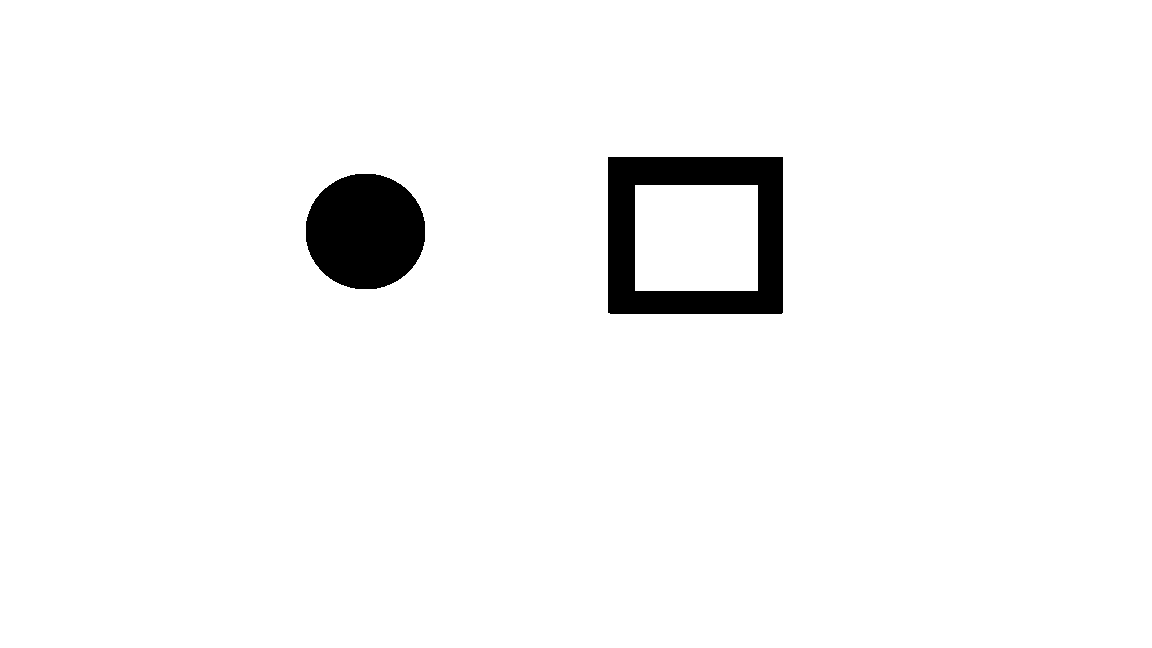
#> input picture leolab/opencv/demo/image_src/lunkuo2.png, 1152 x 648 px
$ python demo03_draw1.py   (older library calls are emulated)
#> lines starting #> are read from the running program, lines starting #| are printed output that depends on the picture; after the words box and inside, x2 and y2 are one past the last pixel; in counts of white or black regions, pixels touching at a corner belong together
import cv2
import numpy as np

# 图像轮廓


img_file = "../image_src/lunkuo2.png"

img = cv2.imread(img_file)
#> img is the input picture: shape (648, 1152, 3); 96.6% white; 2 black regions, box (x1, y1, x2, y2) and area: (608, 157, 783, 314) 14434, (306, 174, 425, 289) 10910
gray = cv2.cvtColor(img, cv2.COLOR_BGR2GRAY)
# cv2.imshow("gray", gray)
ret, binary = cv2.threshold(gray, 125, 255, cv2.THRESH_BINARY)  # 二值图像
# cv2.imshow("binary", binary)
# 如果是白底黑子 要转成黑底白字
mask = np.full(binary.shape, 255, dtype=np.uint8)
binary_xor = cv2.bitwise_xor(binary, mask)  # 异或
#> binary_xor: shape (648, 1152); 3.4% white; 2 white regions
# cv2.imshow("binary_xor", binary_xor)

image, contours, hierarchy = cv2.findContours(binary_xor, cv2.RETR_LIST, cv2.CHAIN_APPROX_NONE)
#> contours = 3 contours; box (x1, y1, x2, y2) and area: (608, 157, 783, 314) 27142, (634, 184, 759, 292) 13266, (306, 174, 425, 289) 10743

print("contours len=\n", len(contours))
#| contours len=
#|  3

for i in range(len(contours)):
    base = np.full(img.shape, 0, dtype=np.uint8)
    iamge_new = cv2.drawContours(base, contours, i, (0, 0, 255), -1)  # 每个轮廓画在新的图像中, thickness: -1, 画出实心的轮廓
    cv2.imshow("iamge_new_" + str(i), iamge_new)
#> this loop made 3 passes
#> pass 1, `iamge_new = cv2.drawContours(base, contours, i, (0, 0, 255), -1)`:
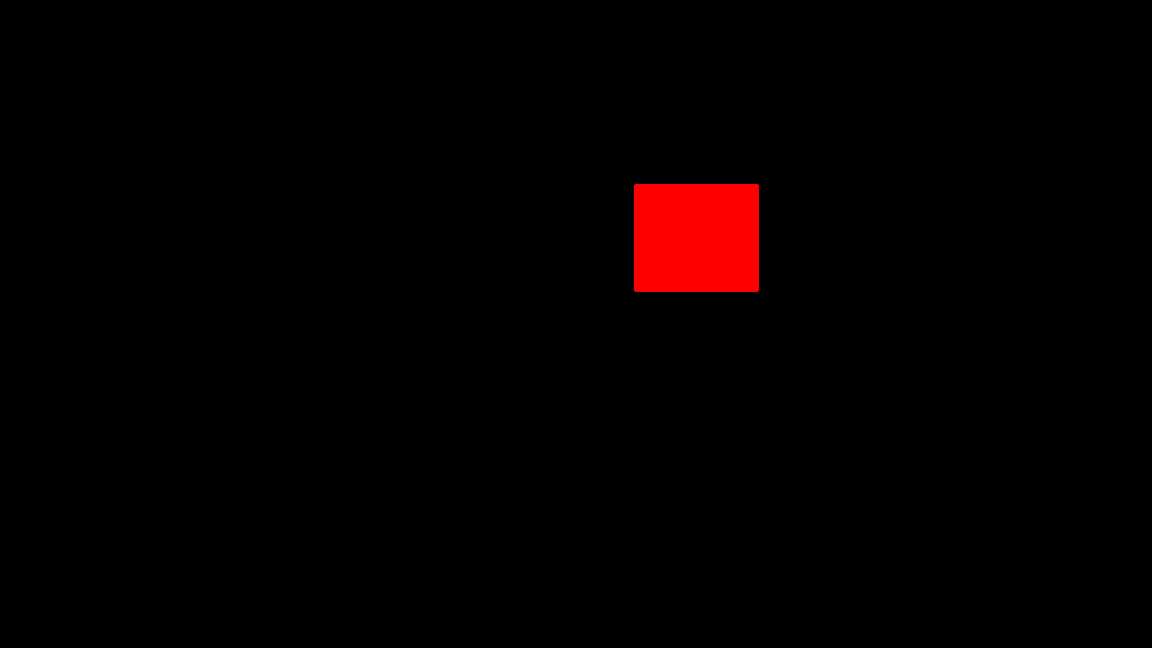
#> iamge_new: shape (648, 1152, 3); mean of channels 0, 1, 2 0, 0, 4.6; drawn as B, G, R
#> pass 2, `iamge_new = cv2.drawContours(base, contours, i, (0, 0, 255), -1)`:
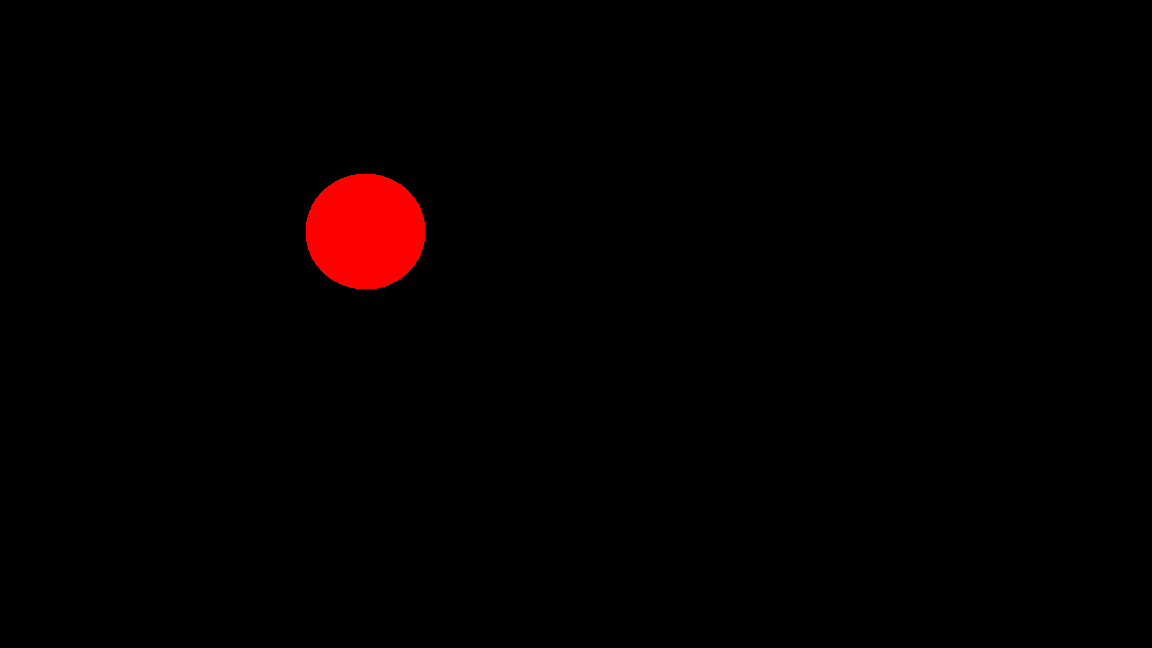
#> iamge_new: shape (648, 1152, 3); mean of channels 0, 1, 2 0, 0, 3.7; drawn as B, G, R


cv2.waitKey()

cv2.destroyAllWindows()

$ run again, with leolab/opencv/demo/image_src/lunkuo3.png copied over leolab/opencv/demo/image_src/lunkuo2.png
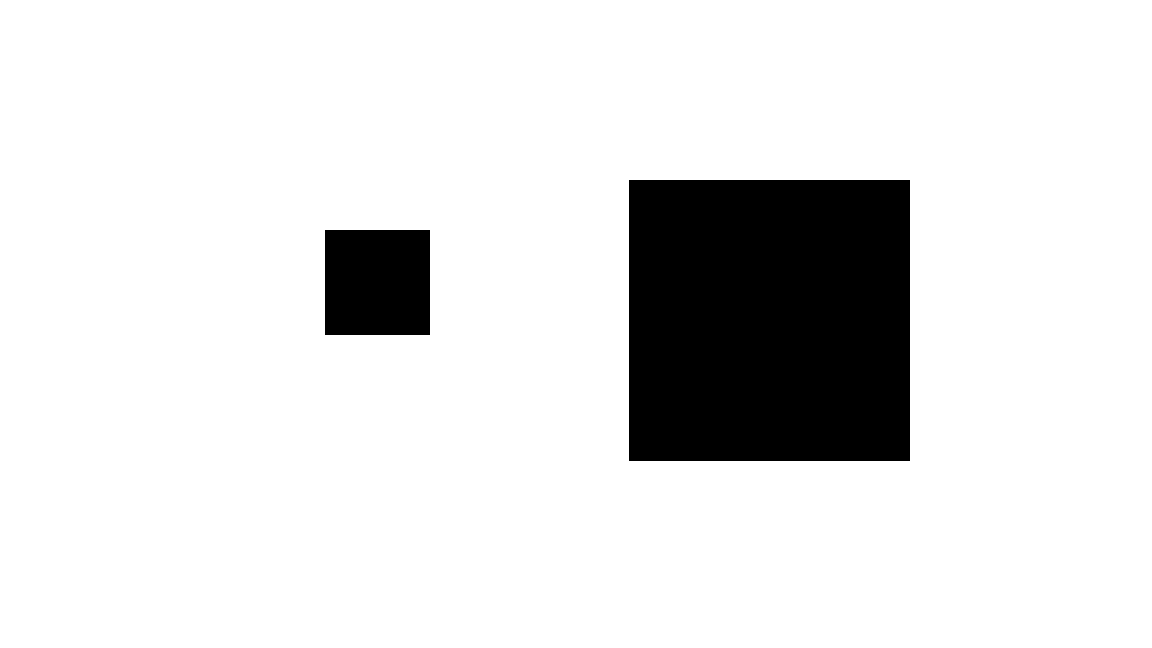
#> input picture leolab/opencv/demo/image_src/lunkuo3.png, 1152 x 648 px
#> img is the input picture: shape (648, 1152, 3); 87.9% white; 2 black regions, box (x1, y1, x2, y2) and area: (629, 180, 910, 461) 78961, (325, 230, 430, 335) 11025
#> binary_xor: shape (648, 1152); 12.1% white; 2 white regions
#> contours = 2 contours; box (x1, y1, x2, y2) and area: (629, 180, 910, 461) 78400, (325, 230, 430, 335) 10816
#| contours len=
#|  2
#> the loop `for i in range(len(contours)):` made 2 passes
#> pass 1, `iamge_new = cv2.drawContours(base, contours, i, (0, 0, 255), -1)`:
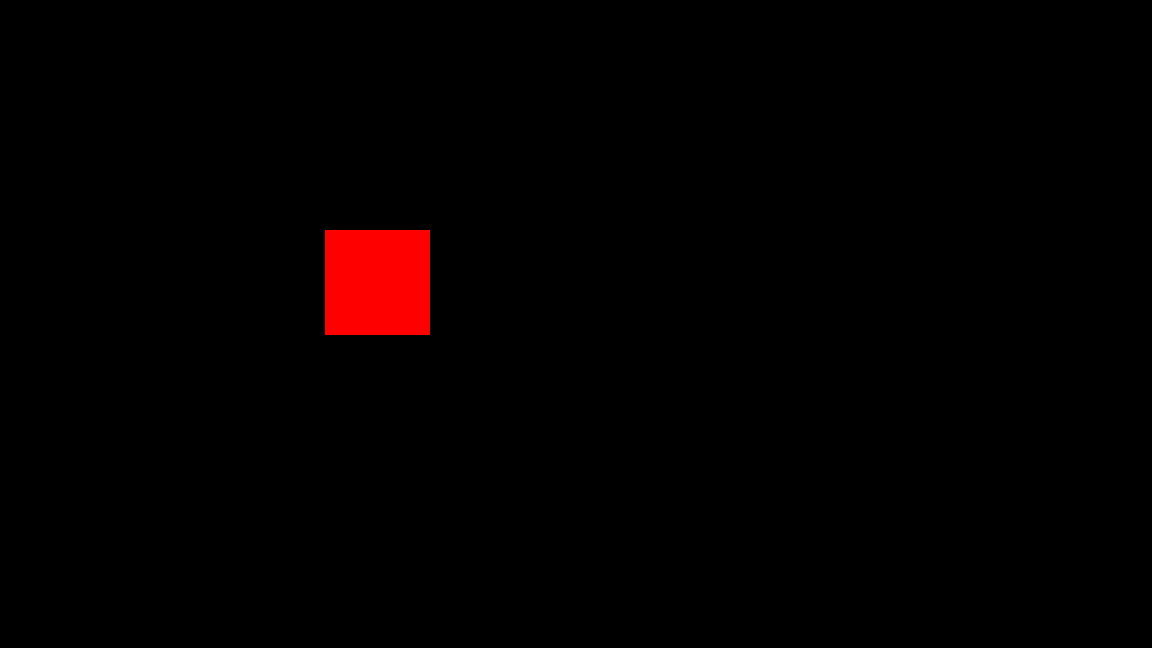
#> iamge_new: shape (648, 1152, 3); mean of channels 0, 1, 2 0, 0, 3.8; drawn as B, G, R
#> pass 2, `iamge_new = cv2.drawContours(base, contours, i, (0, 0, 255), -1)`:
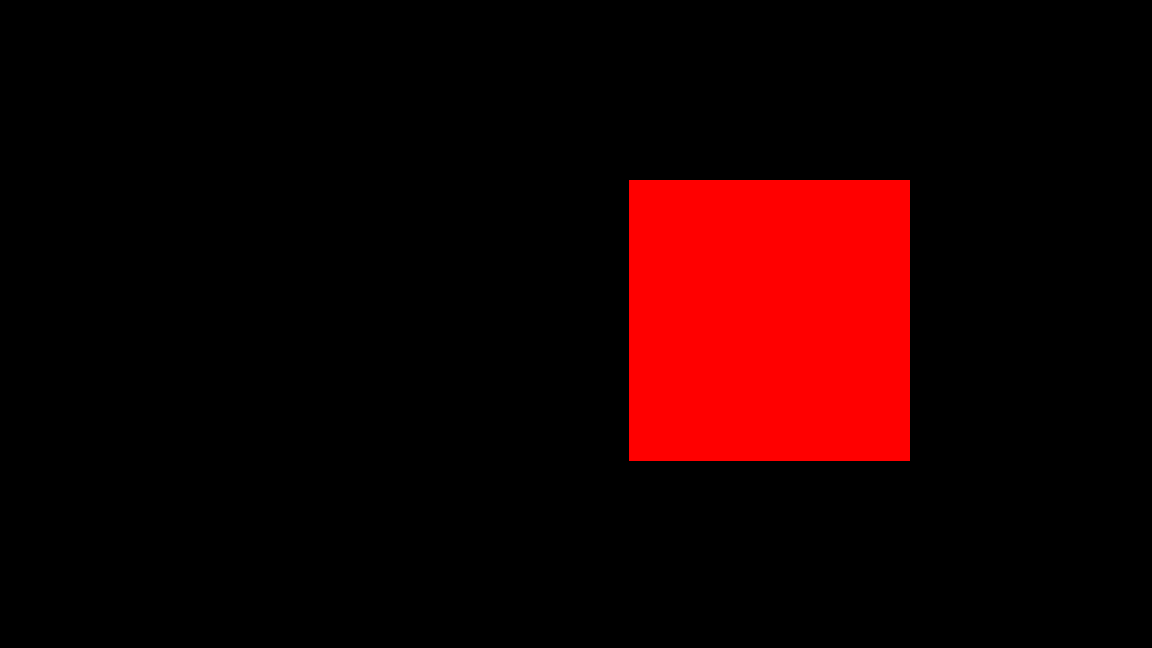
#> iamge_new: shape (648, 1152, 3); mean of channels 0, 1, 2 0, 0, 27; drawn as B, G, R

$ run again, with leolab/opencv/demo/image_src/lunkuo4.png copied over leolab/opencv/demo/image_src/lunkuo2.png
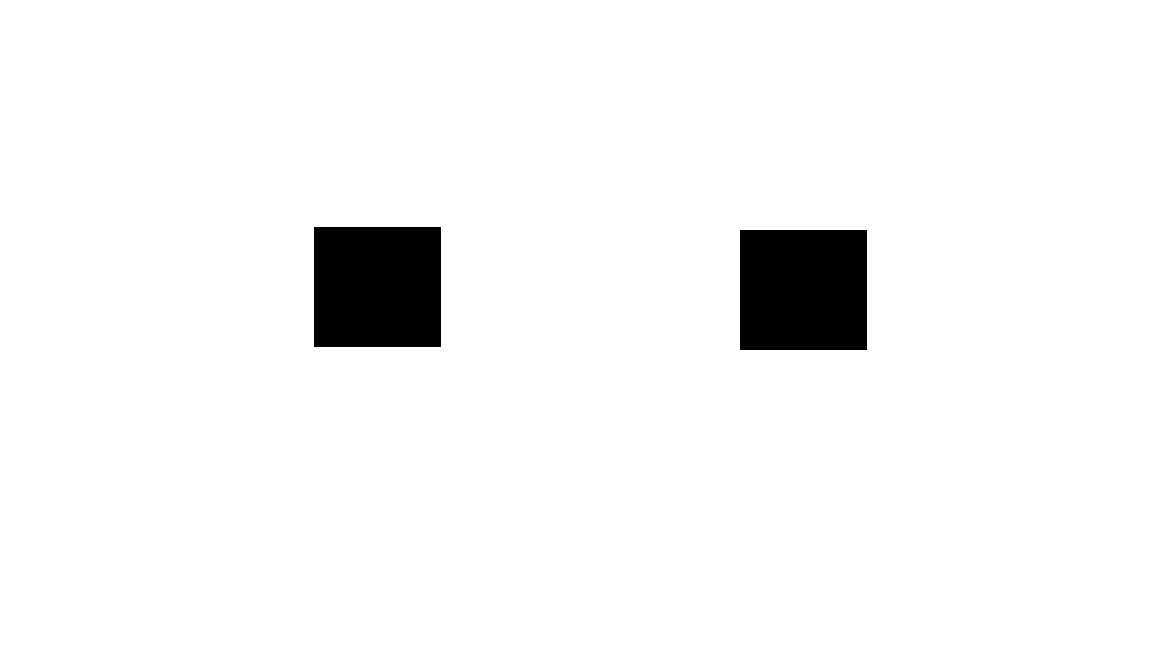
#> input picture leolab/opencv/demo/image_src/lunkuo4.png, 1152 x 648 px
#> img is the input picture: shape (648, 1152, 3); 95.9% white; 2 black regions, box (x1, y1, x2, y2) and area: (314, 227, 441, 347) 15240, (740, 230, 867, 350) 15240
#> binary_xor: shape (648, 1152); 4.1% white; 2 white regions
#> contours = 2 contours; box (x1, y1, x2, y2) and area: (740, 230, 867, 350) 14994, (314, 227, 441, 347) 14994
#| contours len=
#|  2
#> the loop `for i in range(len(contours)):` made 2 passes
#> pass 1, `iamge_new = cv2.drawContours(base, contours, i, (0, 0, 255), -1)`:
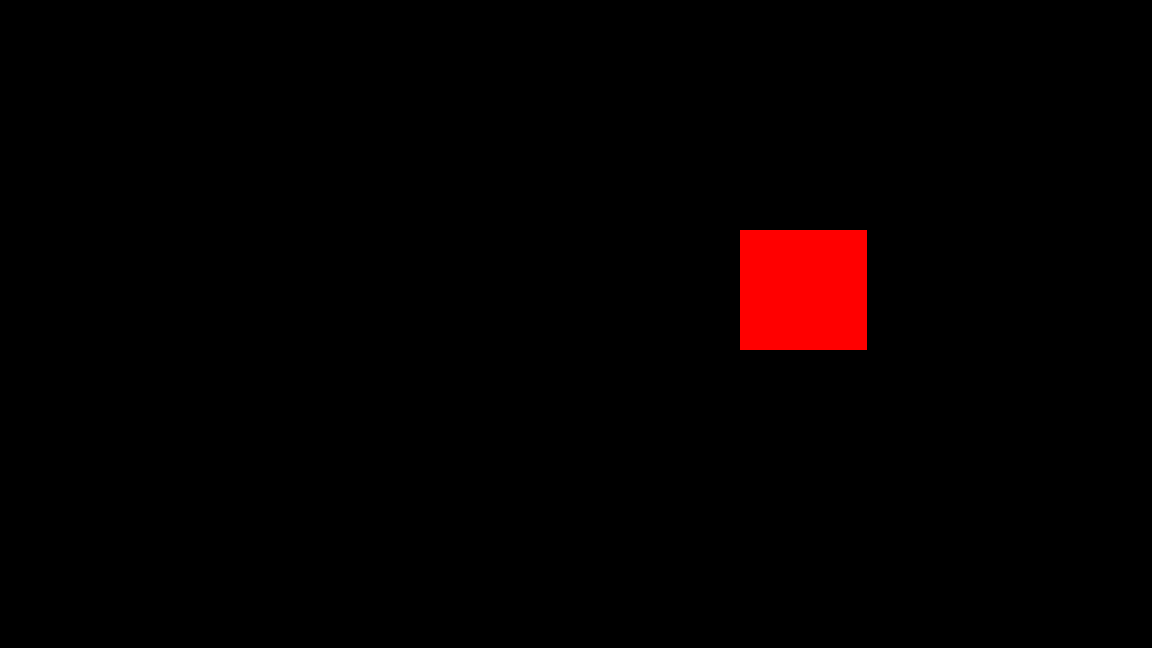
#> iamge_new: shape (648, 1152, 3); mean of channels 0, 1, 2 0, 0, 5.2; drawn as B, G, R
#> pass 2, `iamge_new = cv2.drawContours(base, contours, i, (0, 0, 255), -1)`:
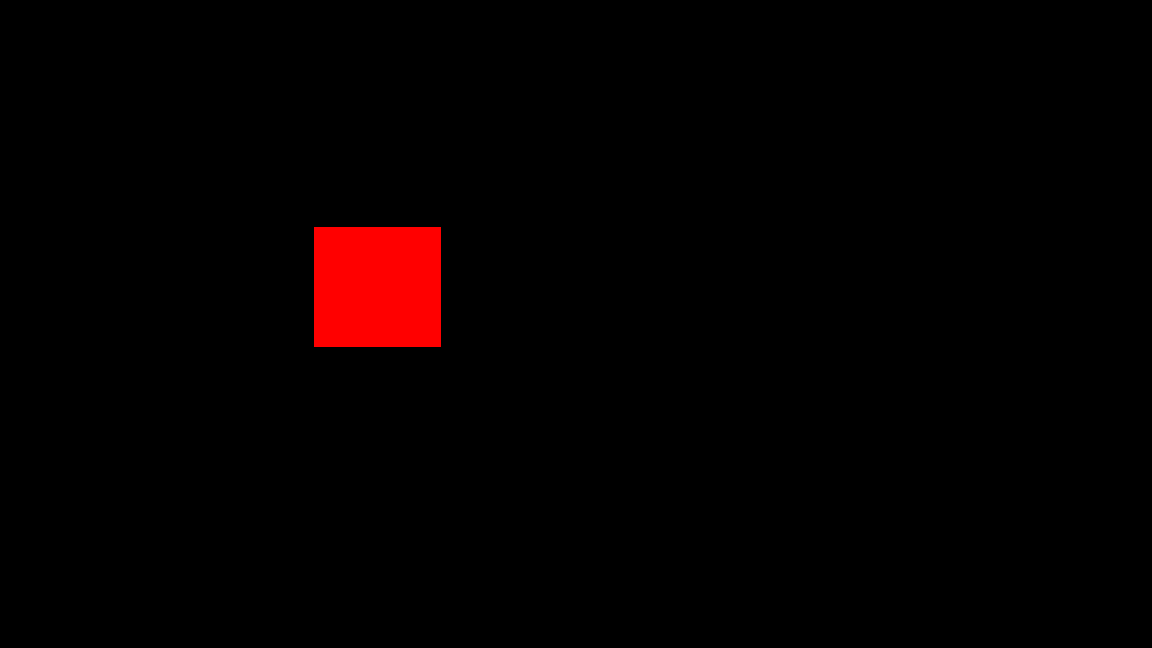
#> iamge_new: shape (648, 1152, 3); mean of channels 0, 1, 2 0, 0, 5.2; drawn as B, G, R
